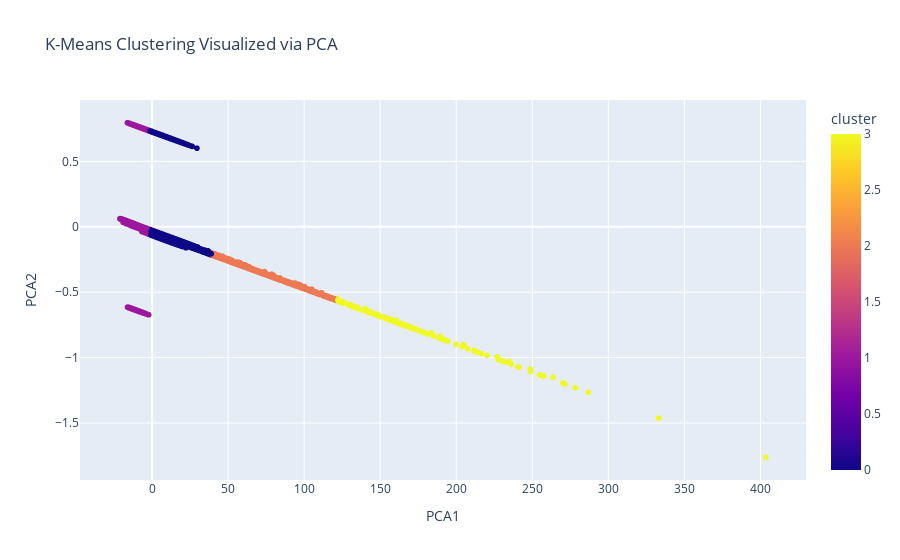

Notebook code for this chart:
### Code cell
from sklearn.decomposition import PCA
import plotly.express as px

pca = PCA(n_components=2)
pca_result = pca.fit_transform(cluster_data_set)

data['PCA1'] = pca_result[:, 0]
data['PCA2'] = pca_result[:, 1]

fig = px.scatter(data, x='PCA1', y='PCA2', color='cluster',
                 title='K-Means Clustering Visualized via PCA')
fig.show()

### Figure 1 — Plotly figure (JSON) as saved in the notebook; plotly's stock layout.template omitted (floating-point values rounded to 4 significant figures; data arrays with more than 128 entries replaced by an {"elided": "..."} marker saying what was removed)
{"data": [{"hovertemplate": "PCA1=%{x}<br>PCA2=%{y}<br>cluster=%{marker.color}<extra></extra>", "legendgroup": "", "marker": {"color": {"elided": "18862 int values"}, "coloraxis": "coloraxis", "symbol": "circle"}, "mode": "markers", "name": "", "showlegend": false, "type": "scattergl", "x": {"elided": "18862 float values"}, "xaxis": "x", "y": {"elided": "18862 float values"}, "yaxis": "y"}], "layout": {"coloraxis": {"colorbar": {"title": {"text": "cluster"}}, "colorscale": [[0, "#0d0887"], [0.1111, "#46039f"], [0.2222, "#7201a8"], [0.3333, "#9c179e"], [0.4444, "#bd3786"], [0.5556, "#d8576b"], [0.6667, "#ed7953"], [0.7778, "#fb9f3a"], [0.8889, "#fdca26"], [1, "#f0f921"]]}, "legend": {"tracegroupgap": 0}, "title": {"text": "K-Means Clustering Visualized via PCA"}, "xaxis": {"anchor": "y", "domain": [0, 1], "title": {"text": "PCA1"}}, "yaxis": {"anchor": "x", "domain": [0, 1], "title": {"text": "PCA2"}}}}
